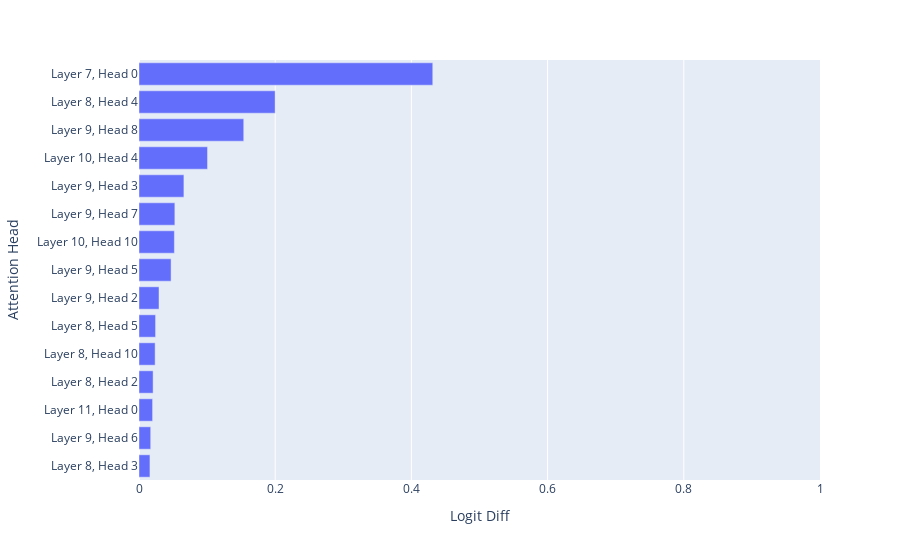

The notebook cell saved with this chart:
### Code cell
plot_attention_heads(per_head_logit_diffs/clean_logit_diff, top_n=15, range_x=[0, 1])

### Figure 1 — Plotly figure (JSON) as saved in the notebook; plotly's stock layout.template omitted (floating-point values rounded to 4 significant figures)
{"data": [{"alignmentgroup": "True", "hovertemplate": "Logit Diff=%{x}<br>Attention Head=%{y}<extra></extra>", "legendgroup": "", "marker": {"color": "#636efa", "pattern": {"shape": ""}}, "name": "", "offsetgroup": "", "orientation": "h", "showlegend": false, "textposition": "auto", "type": "bar", "x": [0.01609, 0.01718, 0.01997, 0.02072, 0.02369, 0.02433, 0.0294, 0.0471, 0.05196, 0.05266, 0.06595, 0.1006, 0.1538, 0.1999, 0.4314], "xaxis": "x", "y": ["Layer 8, Head 3", "Layer 9, Head 6", "Layer 11, Head 0", "Layer 8, Head 2", "Layer 8, Head 10", "Layer 8, Head 5", "Layer 9, Head 2", "Layer 9, Head 5", "Layer 10, Head 10", "Layer 9, Head 7", "Layer 9, Head 3", "Layer 10, Head 4", "Layer 9, Head 8", "Layer 8, Head 4", "Layer 7, Head 0"], "yaxis": "y"}], "layout": {"barmode": "relative", "legend": {"tracegroupgap": 0}, "margin": {"t": 60}, "xaxis": {"anchor": "y", "domain": [0, 1], "range": [0, 1], "title": {"text": "Logit Diff"}}, "yaxis": {"anchor": "x", "domain": [0, 1], "title": {"text": "Attention Head"}}}}
